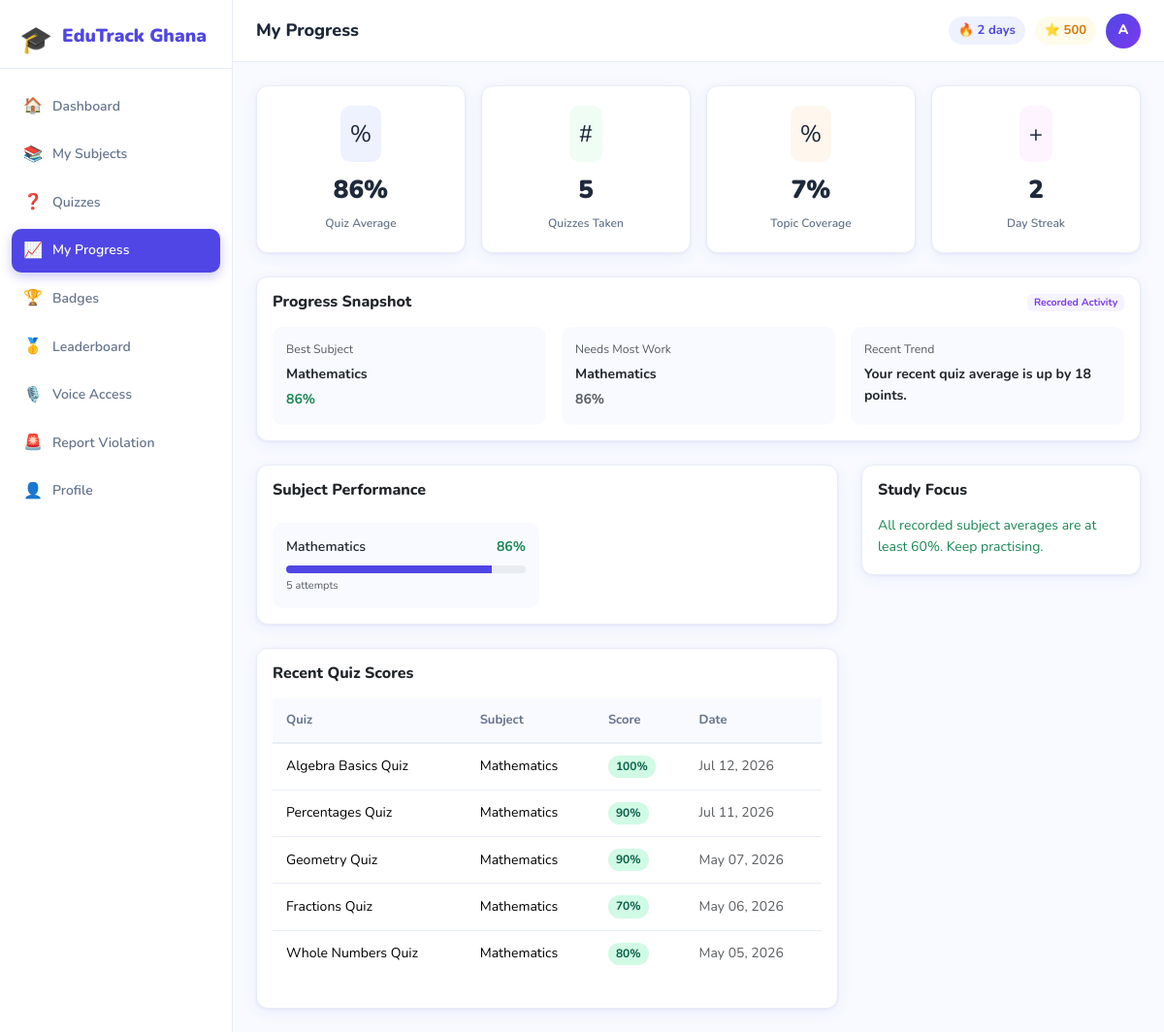
/student/progress.php (signed in), run on the app's committed database.
### tables this page shows
CREATE TABLE `students` (
  `id` int(11) NOT NULL AUTO_INCREMENT,
  `school_id` int(11) NOT NULL DEFAULT 1,
  `teacher_id` int(11) DEFAULT NULL,
  `full_name` varchar(150) NOT NULL,
  `email` varchar(150) NOT NULL,
  `password_hash` varchar(255) NOT NULL,
  `student_id` varchar(50) DEFAULT NULL,
  `class_level` enum('JHS1','JHS2','JHS3') DEFAULT 'JHS1',
  `gender` enum('Male','Female','Other') DEFAULT 'Male',
  `date_of_birth` date DEFAULT NULL,
  `avatar` varchar(255) DEFAULT NULL,
  `learning_style` enum('visual','auditory','kinesthetic','reading') DEFAULT 'visual',
  `difficulty_level` enum('beginner','intermediate','advanced') DEFAULT 'beginner',
  `total_points` int(11) DEFAULT 0,
  `current_streak` int(11) DEFAULT 0,
  `longest_streak` int(11) DEFAULT 0,
  `last_activity_date` date DEFAULT NULL,
  `is_active` tinyint(1) DEFAULT 1,
  `last_login` datetime DEFAULT NULL,
  `login_count` int(11) DEFAULT 0,
  `created_at` timestamp NOT NULL DEFAULT current_timestamp(),
  `updated_at` timestamp NOT NULL DEFAULT current_timestamp() ON UPDATE current_timestamp(),
  `must_change_password` tinyint(1) DEFAULT 0,
  `parent_name` varchar(255) DEFAULT NULL,
  `parent_email` varchar(255) DEFAULT NULL,
  `parent_phone` varchar(50) DEFAULT NULL,
  PRIMARY KEY (`id`),
  UNIQUE KEY `email` (`email`),
  KEY `fk_student_school` (`school_id`),
  KEY `fk_student_teacher` (`teacher_id`),
  CONSTRAINT `fk_student_school` FOREIGN KEY (`school_id`) REFERENCES `schools` (`id`),
  CONSTRAINT `fk_student_teacher` FOREIGN KEY (`teacher_id`) REFERENCES `teachers` (`id`) ON DELETE SET NULL ON UPDATE SET NULL
);

CREATE TABLE `quiz_attempts` (
  `id` int(11) NOT NULL AUTO_INCREMENT,
  `student_id` int(11) NOT NULL,
  `quiz_id` int(11) NOT NULL,
  `score` int(11) DEFAULT 0,
  `total_questions` int(11) DEFAULT 0,
  `correct_answers` int(11) DEFAULT 0,
  `time_taken_seconds` int(11) DEFAULT 0,
  `passed` tinyint(1) DEFAULT 0,
  `attempt_number` int(11) DEFAULT 1,
  `answers_json` longtext DEFAULT NULL,
  `question_ids_json` longtext DEFAULT NULL,
  `started_at` datetime DEFAULT NULL,
  `completed_at` datetime DEFAULT NULL,
  `created_at` timestamp NOT NULL DEFAULT current_timestamp(),
  PRIMARY KEY (`id`),
  KEY `fk_attempt_student` (`student_id`),
  KEY `fk_attempt_quiz` (`quiz_id`),
  CONSTRAINT `fk_attempt_quiz` FOREIGN KEY (`quiz_id`) REFERENCES `quizzes` (`id`),
  CONSTRAINT `fk_attempt_student` FOREIGN KEY (`student_id`) REFERENCES `students` (`id`)
);

CREATE TABLE `quizzes` (
  `id` int(11) NOT NULL AUTO_INCREMENT,
  `teacher_id` int(11) DEFAULT NULL,
  `topic_id` int(11) NOT NULL,
  `title` varchar(200) NOT NULL,
  `description` text DEFAULT NULL,
  `time_limit_minutes` int(11) DEFAULT 15,
  `pass_score` int(11) DEFAULT 50,
  `max_attempts` int(11) DEFAULT 3,
  `is_active` tinyint(1) DEFAULT 1,
  `created_at` timestamp NOT NULL DEFAULT current_timestamp(),
  PRIMARY KEY (`id`),
  KEY `fk_quiz_topic` (`topic_id`),
  CONSTRAINT `fk_quiz_topic` FOREIGN KEY (`topic_id`) REFERENCES `topics` (`id`)
);

CREATE TABLE `subjects` (
  `id` int(11) NOT NULL AUTO_INCREMENT,
  `name` varchar(100) NOT NULL,
  `code` varchar(20) NOT NULL,
  `description` text DEFAULT NULL,
  `icon` varchar(50) DEFAULT 'book',
  `color` varchar(20) DEFAULT '#4F46E5',
  `class_level` enum('JHS1','JHS2','JHS3','ALL') DEFAULT 'ALL',
  `created_at` timestamp NOT NULL DEFAULT current_timestamp(),
  PRIMARY KEY (`id`)
);

### student/progress.php (the view, shortened to what the rows shown need)
<?php
require_once __DIR__ . '/../auth/auth.php';
require_once __DIR__ . '/student.php';
$studentId = (int)$_SESSION['user_id'];
$progress = getProgressOverview($studentId);
$student = $progress['student'];
$scoreHistory = $progress['score_history'] ?? [];
require_once __DIR__ . '/../includes/header.php';
?>
<div class="row g-3 mb-4">
    <div class="col-6 col-lg-3"><div class="stat-card"><div class="stat-icon" style="background:#FDF4FF">+</div><div class="stat-value"><?= (int)$student['current_streak'] ?></div><div class="stat-label">Day Streak</div></div></div>
</div>
<div class="row g-4">
    <div class="col-lg-8">
        <div class="card edu-card"><div class="card-body">
            <?php if (!$scoreHistory): ?>
                <div class="empty-state"><div class="empty-state-icon">?</div><div class="empty-state-title">No quiz history yet</div><p class="empty-state-text">Completed quizzes will appear here.</p></div>
            <?php else: ?><div class="table-responsive"><table class="table edu-table"><thead><tr><th>Quiz</th><th>Subject</th><th>Score</th><th>Date</th></tr></thead><tbody>
                <?php foreach ($scoreHistory as $score): ?><tr><td><?= htmlspecialchars($score['title']) ?></td><td><?= htmlspecialchars($score['subject']) ?></td><td><span class="score-badge <?= $score['score'] >= 60 ? 'score-pass' : 'score-fail' ?>"><?= (int)$score['score'] ?>%</span></td><td class="text-muted small"><?= $score['completed_at'] ? date('M d, Y', strtotime($score['completed_at'])) : '-' ?></td></tr><?php endforeach; ?>
            </tbody></table></div><?php endif; ?>
        </div></div>
    </div>
</div>
<?php require_once __DIR__ . '/../includes/footer.php'; ?>

### includes/header.php (shortened to what the rows shown need)
<?php
$user = getCurrentUser();
$userType = $_SESSION['user_type'] ?? 'student';
?>
<!DOCTYPE html>
<html lang="en">
<head>
    <link href="https://cdn.jsdelivr.net/npm/bootstrap@5.3.2/dist/css/bootstrap.min.css" rel="stylesheet">
    <link href="<?= BASE_URL ?>/assets/css/style.css?v=<?= filemtime(__DIR__ . '/../assets/css/style.css') ?>" rel="stylesheet">
</head>
<body class="dashboard-body">
<div class="main-content" id="mainContent">
    <div class="topbar">
        <div class="topbar-right">
            <?php if ($userType === 'student' && $user): ?>
                <div class="streak-badge" title="Current streak">
                    🔥 <?= (int)$user['current_streak'] ?> days
                </div>
                <div class="points-badge" title="Total points">
                    ⭐ <?= number_format($user['total_points']) ?>
                </div>
            <?php endif; ?>
            <div class="dropdown user-menu">
                <button class="user-avatar-top user-avatar-button dropdown-toggle"
                        type="button"
                        data-bs-toggle="dropdown"
                        data-bs-auto-close="outside"
                        aria-expanded="false"
                        aria-label="Open account menu">
                    <?= strtoupper(substr($user['full_name'] ?? 'U', 0, 1)) ?>
                </button>
            </div>
        </div>
    </div>
    <div class="page-content">

### data on the page
students: current_streak "2", total_points "500", full_name "A"
quiz_attempts: quiz.title "Algebra Basics Quiz", subjects.name "Mathematics", score "100", completed_at "Jul 12, 2026"
quiz_attempts: quiz.title "Percentages Quiz", subjects.name "Mathematics", score "90", completed_at "Jul 11, 2026"
quiz_attempts: quiz.title "Geometry Quiz", subjects.name "Mathematics", score "90", completed_at "May 07, 2026"
quiz_attempts: quiz.title "Fractions Quiz", subjects.name "Mathematics", score "70", completed_at "May 06, 2026"
quiz_attempts: quiz.title "Whole Numbers Quiz", subjects.name "Mathematics", score "80", completed_at "May 05, 2026"

### other printed values
$pageTitle "My Progress"
$stats['avg_score'] "86"
$stats['quiz_count'] "5"
$topicCoverage "7"
$bestSubject['name'] "Mathematics"
$bestSubject['avg_score'] "86"
$weakestSubject['name'] "Mathematics"
$weakestSubject['avg_score'] "86"
$improvementText "Your recent quiz average is up by 18 points."
$subject['name'] "Mathematics"
$subject['avg_score'] "86"
$subject['attempts'] "5"
